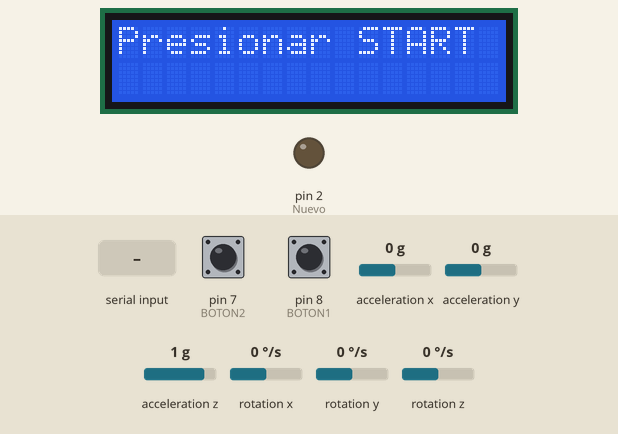
This sketch was run on a simulated Arduino Uno, built with avr-gcc and run on an emulated ATmega328P. Shown: 16×2 character LCD, output pins drawn as LEDs (lit = HIGH). The test bench sets the inputs (shaded band); at power-on: pin 8 (BOTON1) LOW, pin 7 (BOTON2) LOW, acceleration x 0 g, acceleration y 0 g, acceleration z 1 g, rotation x 0 °/s, rotation y 0 °/s, rotation z 0 °/s. The local clock reads 2024-03-15 10:24:30 at power-on unless the sketch sets it; what the sketch prints to the serial monitor is not drawn.

Above: at 1.2 s.
1.3 s: pin 8 (BOTON1) pulled HIGH for 0.6 s
At 3.2 s:
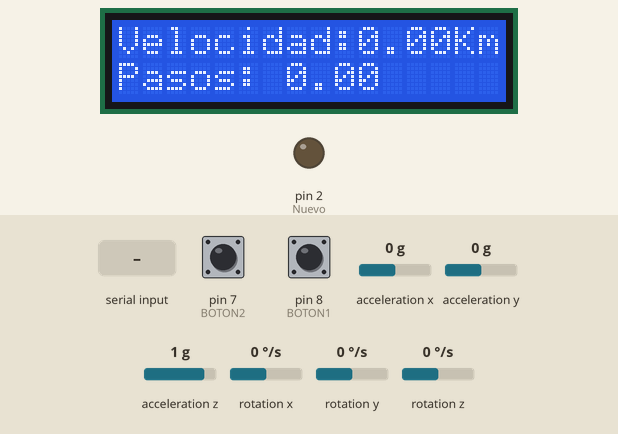
4.9 s: pin 7 (BOTON2) pulled HIGH for 0.6 s
At 6.2 s:
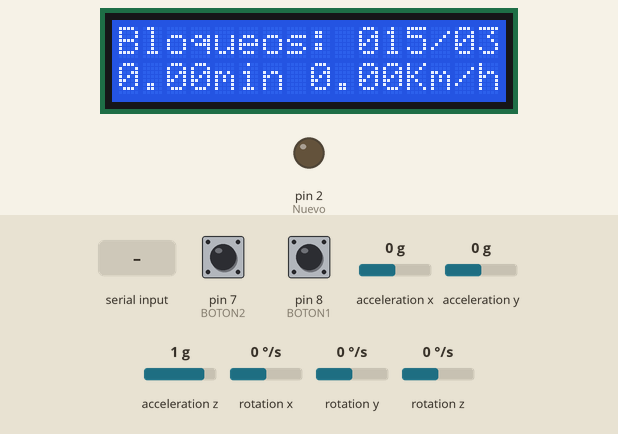
7.0 s: "1\n" received over the second serial link
At 7.7 s:
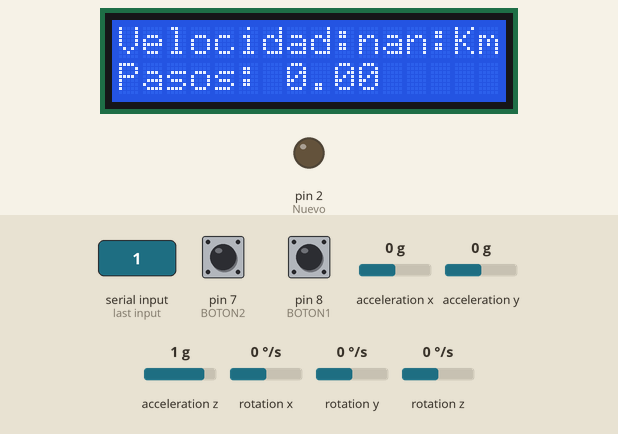
10.0 s: "0\n" received over the second serial link
At 10.8 s:
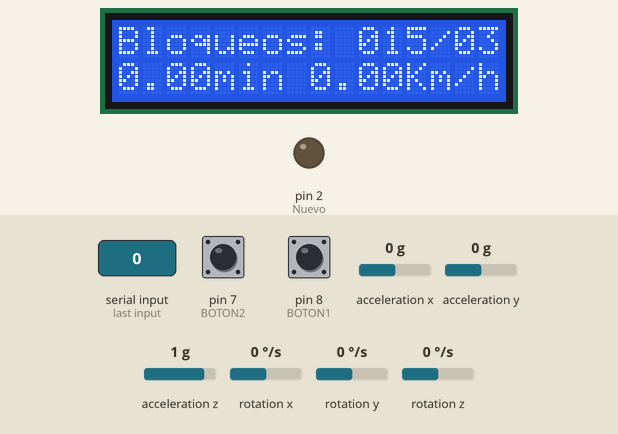
11.9 s: pin 8 (BOTON1) pulled HIGH for 1 s
At 12.7 s:
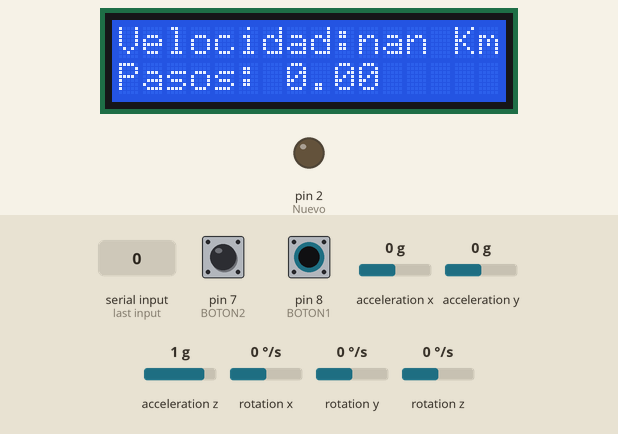
15.9 s: pin 7 (BOTON2) pulled HIGH for 1 s
At 17.8 s:
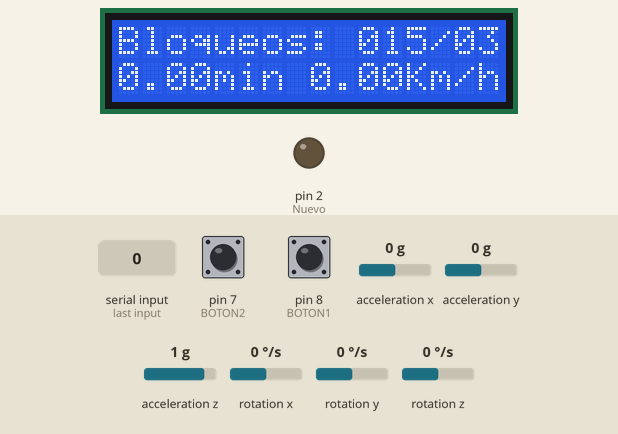
Timing chart, 0 to 19.3 s (numbered marks = the images above; inputs shaded):
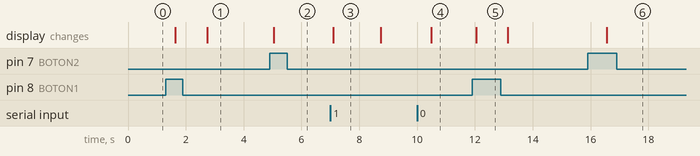

Measured:
- after the input at 1.3 s, the display: first changes after 0.34 s (image 1 shows a later state)
- after the input at 4.9 s, pin 2 (Nuevo): stays LOW (without the input it goes to HIGH after 1.7 s); the display: changes after 0.14 s (image 2)
- after the input at 7.0 s, the display: changes after 0.10 s (image 3)
- after the input at 10.0 s, the display: changes after 0.49 s (image 4)
- after the input at 11.9 s, the display: changes after 0.14 s (image 5)
- after the input at 15.9 s, pin 2 (Nuevo): stays LOW (without the input it goes to HIGH after 1.1 s); the display: changes after 0.65 s (image 6)
- what the display in image 3 shows lasts 1.7 s, from 7.1 s to 8.8 s

The sketch:

v5_0_laser.ino
```cpp
// Control del MPU6050 mediante la libreria I2C
// Libreria MPU6050.h requiere I2Cdev.h
// Libreria I2Cdev.h requiere Wire.h

#include "I2Cdev.h"
#include "MPU6050.h"
#include "Wire.h"
#include <LiquidCrystal_I2C.h>
#include <SoftwareSerial.h>
#include <RTClib.h>//nuevo
// El MPU6050 presenta por defecto una direccion de 0x68
MPU6050 mpu;
RTC_DS3231 rtc; //nuevo

// Crear el objeto LCD
LiquidCrystal_I2C lcd(0x27, 16,2);

// Crear instancia de SoftwareSerial para el HC-05
SoftwareSerial btSerial(10, 11); //RX (recepción), TX (transmisión)

// Valores sin procesar (valores RAW) del acelerometro y giroscopio (ejes x, y, z)
int ax, ay, az; // rango por defecto: -2g a +2g
int gx, gy, gz; // rango por defecto: -250°/sec a +250°/sec

// Valores en el Sistema Internacional
const float accEscala = (2.0 * 9.81 )/ 32768.0;
const float gyroEscala = 250.0 / 32768.0;

////////////////////////////////// VARIABLES /////////////////////////////////////
String command; // Variable para almacenar el comando recibido por Bluetooth
String datobloqueo;

int datobloqueoint = 5;
int estado = 3;     // flag para el botón START
float contP = 0;    // numero de pasos entre bloqueos
float Ptotal = 0;   // numero total de pasos
int bloqueos = 0;   // numero de bloqueos
int cont = 0;       // flag de bloqueos
int pierna = 0;     // flag paso 0: vertical o atras, 1: delante

unsigned long tiempo1 = 0;          // inicio
unsigned long tiempo2 = 0;          // fin
unsigned long tiempo = 0;           // tiempo transcurrido
unsigned long tiempo_actividad = 0; // tiempo de actividad total

float cont_espera = 0;  // tiempo entre un paso y el siguiente
int altura = 165;         // altura del usuario propietario del prototipo
float cte = 0.413f;     // constante para obtener la longitud del paso según el sexo (mujer) del usuario propietario del prototipo
float velocidad = 0.0;  // velocidad
float sum_vel = 0.0;    // sumatorio de la velocidad
int cont_vel = 0;       // contador de lecturas de la velocidad
float velocidadMedia = 0.0;   // velocidad media
float frecuencia;       // frecuencia
float actividadMin;    // tiempo de actividad en minutos

DateTime inicio, fin; //nuevo

////////////////////////////////// FUNCIONES /////////////////////////////////////

String obtenerHoraFecha(DateTime timestamp) {//nuevo
  // Construir la cadena para la hora en formato hh:mm
  String hora = String(timestamp.hour());
  if (hora.length() == 1) {
    hora = "0" + hora; // Agrega un cero adelante si la hora es de un solo dígito
  }
  hora += ":";

  String minuto = String(timestamp.minute());
  if (minuto.length() == 1) {
    minuto = "0" + minuto; // Agrega un cero adelante si el minuto es de un solo dígito
  }
  hora += minuto;

  // Construir la cadena para la fecha en formato dd/mm/yyyy
  String fecha = String(timestamp.day());
  fecha += "/";

  String mes = String(timestamp.month());
  if (mes.length() == 1) {
    mes = "0" + mes; // Agrega un cero adelante si el mes es de un solo dígito
  }
  fecha += mes;
  fecha += "/";
  fecha += String(timestamp.year());

  // Devolver la cadena con la fecha y hora formateadas
  return fecha + " " + hora;
}

String registrarInicioActividad() {//nuevo
  inicio = rtc.now();
  String hora_fecha_inicio = obtenerHoraFecha(inicio);
  Serial.println("Inicio de actividad: " + hora_fecha_inicio);
  return hora_fecha_inicio;
}

String registrarFinActividad() { //nuevo
  fin = rtc.now();
  String hora_fecha_fin = obtenerHoraFecha(fin);
  Serial.println("Fin de actividad: " + hora_fecha_fin);
  return hora_fecha_fin;
}

void contarPasos(){
    // Funcion que lee los valores del acelerometro y contabiliza los pasos.
    cont_espera+= 0.5; // contar el tiempo que tarda en dar un paso

        // VALORES PARA LA PIERNA
    if ((ay * accEscala) >= 0.5 ) {  // si la pierna izquierda está hacia delante
      if (pierna == 0){ // si antes estaba en posición de reposo
        pierna = 1; // actualiza el estado de la pierna a "en movimiento".
      }
    // si la pierna está en posición vertical o hacia detrás (posición de reposo)
    } else {
      if (pierna == 1){ // si antes estaba en movimiento
        pierna = 0; // actualiza el estado de la pierna a "en reposo".
        cont_espera = 0; // reinicia el contador de espera.
        contP += 2; // incrementa el contador de pasos en 2.
        Ptotal +=2; //incrementa el nº de pasos totales en 2.
      }
    }
}

void resetActivity() {
  // Reinicia todas las variables y estados relevantes
  contP = 0;
  tiempo = 0;
  tiempo_actividad = 0;
  bloqueos = 0;
  sum_vel = 0.0;
  cont_vel = 0;
  velocidadMedia = 0.0;
  cont_espera = 0;
  Ptotal = 0;
}

void finalizarActividad(){
  // Número de bloqueos
    lcd.setCursor(0,0);
    lcd.print("Bloqueos:");
    lcd.setCursor(10, 0);
    lcd.print(bloqueos);
    String fechatiempofin= String( registrarFinActividad());//nuevo
    lcd.print(fechatiempofin);

    // Enviar datos por Bluetooth, solo si no son NaN ni Inf
    if (!isnan(bloqueos)&& !isinf(bloqueos)) {
        btSerial.print("bloqueos:");
        btSerial.println(bloqueos);
    }

    // Número total de pasos

    // Enviar datos por Bluetooth, solo si no son NaN ni Inf
    if (!isnan(Ptotal)&& !isinf(Ptotal)) {
        btSerial.print("Ptotal:");
        btSerial.println(Ptotal);
    }


    lcd.setCursor(0, 1);
    lcd.print(actividadMin);
    // Tiempo total de actividad
    //actividadMin = tiempo_actividad/60.;
    lcd.setCursor(0, 1);
    lcd.print(actividadMin);
    lcd.setCursor(4, 1);
    lcd.print("min");

    // Enviar datos por Bluetooth, solo si no son NaN ni Inf
    if (!isnan(actividadMin)&& !isinf(actividadMin)) {
        btSerial.print("actividadMin:");
        btSerial.println(actividadMin);
    }

    // Velocidad media
    lcd.setCursor(8, 1);
    // Cálculo de la velocidad media solo si cont_vel > 0
    if (cont_vel > 0) {
        velocidadMedia = sum_vel / cont_vel;
    }
    lcd.print(velocidadMedia);
    lcd.setCursor(12, 1);
    lcd.print("Km/h");

    // Enviar datos por Bluetooth, solo si no son NaN ni Inf
    if (!isnan(velocidadMedia)&& !isinf(velocidadMedia)) {
        btSerial.print("velocidadMedia:");
        btSerial.println(velocidadMedia);
    }

    resetActivity(); // Llama a una función para resetear la actividad
}

////////////////////////////////////////////////////////// CONFIGURACIÓN DEL ///////////////////////////////////////////////////////////
//////////////////////////////////////////////////////////    PROGRAMA       ///////////////////////////////////////////////////////////

void setup(){

  pinMode(8,INPUT); //BOTON1
  pinMode(7,INPUT); //BOTON2
  pinMode(2,OUTPUT); //Nuevo, láser

  Serial.begin(9600);     // Iniciar la comunicación Serial con el PC
  btSerial.begin(9600);   // Iniciar la comunicación Serial con el HC-05
  Wire.begin();           // Iniciar I2C
  mpu.initialize();       // Iniciar mpu
  lcd.init();             // Iniciar LCD
  lcd.backlight();
  lcd.clear();

  lcd.setCursor(0, 0);
  lcd.print("Presionar START");
  btSerial.println('3');      // Enviar estado al script de Python

  rtc.begin();//nuevo

  if (rtc.lostPower()) {
    rtc.adjust(DateTime(F(__DATE__), F(__TIME__))); //nuevo Establece la fecha y hora actual
  }
}


////////////////////////////////////////////////////////// PROGRAMA PRINCIPAL ///////////////////////////////////////////////////////////

void loop(){

  // Verificar si hay un comando disponible a través de Bluetooth
  if (btSerial.available()) {
    String command = btSerial.readStringUntil('\n'); // Lee la línea completa

    // Obtener datos actividad
    // Tenemos en cuenta que el formato que se recibe es: "altura:<valor>,sexo:<valor>"
    // Procesar el comando para obtener altura y sexo
    if (command.startsWith("altura:")) {
      altura = command.substring(7, command.indexOf(',')).toInt();
      Serial.print("Altura recibida: ");
      Serial.println(altura); // Imprime la altura en el monitor serial

      String sexoStr = command.substring(command.indexOf("sexo:") + 5);
      char sexo = sexoStr.charAt(0);
      Serial.print("Sexo recibido: ");
      Serial.println(sexo); // Imprime el sexo en el monitor serial
      if (sexo == 'F'){
        cte = 0.413f;  // Si se trata de una mujer
      } else {
        cte = 0.415f; // si se trata de un hombre
      }
    }

    // Control de la actividad
    if ((command == "1") && (estado == 0 || estado == 3)) {
      estado = 1; // Iniciar la actividad como si se presionara el botón físico
      String fechatiempoinicio= String(registrarInicioActividad());//nuevo
      tiempo1 = millis() / 1000;
      lcd.clear();
      lcd.print(fechatiempoinicio);
    } else if ((command == "0") && (estado == 1 || estado == 3)) {
      estado = 0; // Finalizar la actividad como si se presionara el botón físico
      lcd.clear();
      finalizarActividad();
    } else if (command == "100"){//se utiliza el número 100 ya que 1 ya está utilizado como comando y 100 se va a utilizar, por lo que 100 representa el número 1
      datobloqueoint=1;
    }else if (command == "21"){//se utiliza el número 21 ya que el 2 ya está utilizado como comando y el 20 se va a utilizar, por lo que 21 representa el número 2
      datobloqueoint=2;
    }else if (command == "3"){
      datobloqueoint=3;
    }else if (command == "4"){
      datobloqueoint=4;
    }else if (command == "5"){
      datobloqueoint=5;
    }else if (command == "6"){
      datobloqueoint=6;
    }else if (command == "7"){
      datobloqueoint=7;
    }else if (command == "8"){
      datobloqueoint=8;
    }else if (command == "9"){
      datobloqueoint=9;
    }else if (command == "12"){
      datobloqueoint=12;
    }else if (command == "13"){
      datobloqueoint=13;
    }else if (command == "14"){
      datobloqueoint=14;
    }else if (command == "15"){
      datobloqueoint=15;
    }else if (command == "16"){
      datobloqueoint=16;
    }else if (command == "17"){
      datobloqueoint=17;
    }else if (command == "18"){
      datobloqueoint=18;
    }else if (command == "19"){
      datobloqueoint=19;
    }else if (command == "20"){
      datobloqueoint=20;
    }else if (command =="200"){
      datobloqueoint=200;
    }

  }

  // Verificar si hay acción disponible a través de hardware

  if ((digitalRead(8) == HIGH) && (estado == 0 || estado == 3)){  // botón START presionado y no se está realizando actividad
    estado = 1;                 // cambiar el estado del boton
    btSerial.println('1');      // Enviar estado al script de Python
    String fechatiempoinicio= String(registrarInicioActividad());//nuevo
    tiempo1 = millis()/1000;    // inicializamos el tiempo
    lcd.clear();                // borrar el contenido del lcd
  }
  if ((digitalRead(7) == HIGH) && (estado == 1 || estado == 3)){  // botón STOP presionado y se está realizando actividad
    estado = 0;                 // cambiar el estado del boton
    registrarFinActividad();
    btSerial.println('0');      // Enviar estado al script de Python
    lcd.clear();                // borrar el contenido del lcd
    finalizarActividad();
  }

  // Funcionamiento según el estado del botón

  if (estado == 1){ // INICIO DE LA MARCHA
    // Leer el tiempo en ese instante y dividirlo entre 1000 para obtener el tiempo en segundos
    tiempo2 = millis()/1000;
    mpu.getAcceleration(&ax, &ay, &az); // leer ejes del acelerometro
    mpu.getRotation(&gx, &gy, &gz);     // leer ejes del giroscopio

    // PASOS
    contarPasos(); // contamos los pasos
    lcd.setCursor(0, 1);
    lcd.print("Pasos:");
    lcd.setCursor(7, 1);
    lcd.print(contP);

    // Enviar datos por Bluetooth, solo si no son 0, NaN ni Inf
    if (contP > 0 && !isnan(contP) && !isinf(contP)) {
        btSerial.print("contP:");
        btSerial.println(contP);
    }

    // TIEMPO
    lcd.setCursor(0, 0);
    lcd.print("Tiempo:");
    lcd.setCursor(8, 0);
    lcd.print(tiempo);
    lcd.setCursor(11, 0);
    lcd.print("s");

    // Enviar datos por Bluetooth, solo si no son 0, NaN ni Inf
    if (tiempo > 0 && !isnan(tiempo)&& !isinf(tiempo)) {
        btSerial.print("tiempo:");
        btSerial.println(tiempo);
    }

    // FRECUENCIA
    frecuencia = (contP/tiempo);

    //VELOCIDAD (Km/h)
    velocidad = frecuencia*60*60*cte*altura/100000.;

    lcd.setCursor(0, 0);
    lcd.print("Velocidad:");
    lcd.setCursor(10, 0);
    lcd.print(velocidad);
    lcd.setCursor(14, 0);
    lcd.print("Km/h");

    // Enviar datos por Bluetooth, solo si no son 0, NaN ni Inf
    if (velocidad > 0 && !isnan(velocidad)&& !isinf(velocidad)) {
        btSerial.print("velocidad:");
        btSerial.println(velocidad);
    }

    // mientras entre un paso y el siguiente haya menos de 5 segundos
    if (cont_espera < datobloqueoint){
      tiempo += tiempo2 - tiempo1;           // incrementar tiempo
      tiempo_actividad += tiempo2 - tiempo1; // incrementar tiempo actividad
      cont = 0;                              // contador a 0
      digitalWrite(2,LOW);//nuevo, desactivar laser

      // si la velocidad es menor de 100
      if (velocidad < 100){
        sum_vel = sum_vel + velocidad ; // sumar velocidad al total
        cont_vel ++;                    // incrementar contador
      }
    }

    tiempo1 = tiempo2; // Actualizar tiempo

    // Si tarda más de 5 segundos en dar el siguiente paso
    if (cont_espera >= datobloqueoint){
      cont++; // incrementar contador
      digitalWrite(2,HIGH);//nuevo, activar laser

      // la primera vez que detecta el bloqueo
      if (cont == 1){
        bloqueos++; // incrementar el número de bloqueos
      }

      // mostrar en el lcd un mensaje de aviso
      lcd.clear();
      lcd.setCursor(3, 0);
      lcd.print("IZQUIERDA");

      btSerial.println("IZQUIERDA");  //ahora por bluetooth

      // restart
      tiempo = 0;
      contP = 0;
    }
  }
  delay(500); // leer cada medio segundo
}
```
